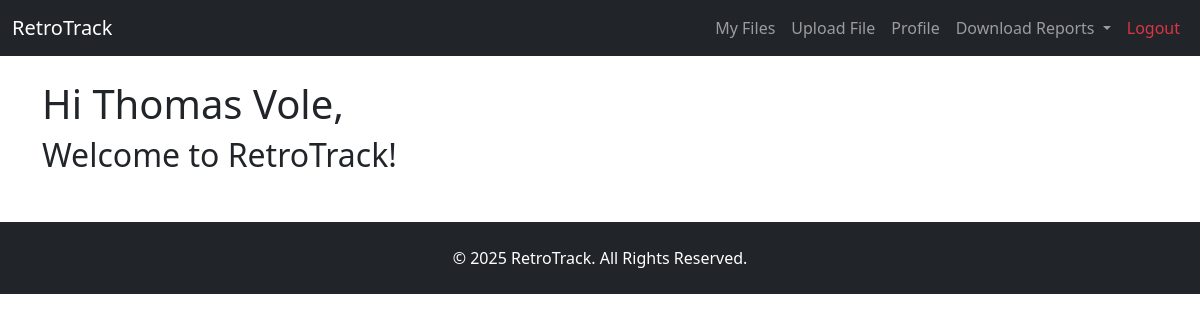
/ (signed in), run on an earlier commit of the app's database.
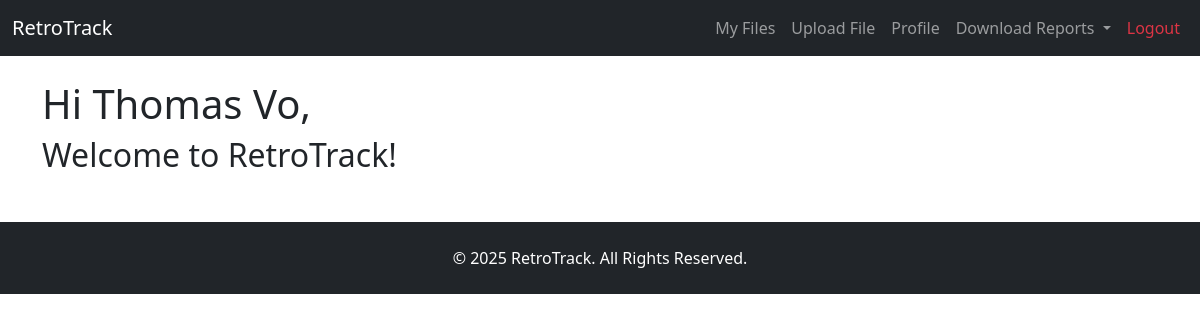
And on a later commit of the database.
### app/models.py (models this page shows, shortened)
class User(db.Model):
    id = db.Column(db.Integer, primary_key=True)
    first_name = db.Column(db.String(100), nullable=False)
    last_name = db.Column(db.String(100), nullable=False)
    email = db.Column(db.String(120), unique=True, nullable=False)
    password = db.Column(db.String(60), nullable=False)

### app/routes.py (the view)
@app.route('/')
def home():
    user = None
    if 'user_id' in session:
        user = User.query.get(session['user_id'])
        if user:
            user_files = File.query.filter_by(user_id=user.id).all()
            session['user_files'] = [{"id": f.id, "filename": f.filename} for f in user_files]
    return render_template('homepage.html', user=user)

### app/routes.py (called while the page is built)
@app.context_processor
def inject_now():
    return {"now": datetime.utcnow()}

@app.context_processor
def inject_user_files():
    if 'user_id' in session:
        files = File.query.filter_by(user_id=session['user_id']).all()
    else:
        files = []
    return dict(user_files=files)

### app/templates/homepage.html (shortened to what this page needs)
{% extends "base.html" %}
{% block content %}
<div class="welcome-container">
    {% if user %}
        <h1>Hi {{ user.first_name }} {{ user.last_name }},</h1>
        <h2>Welcome to RetroTrack!</h2>
    {% else %}
        <h1>Welcome to RetroTrack!</h1>
        <p>Optimizing Routes, Reducing Costs, Delivering Efficiency.</p>
        <p><a class="btn btn-primary" href="{{ url_for('login') }}">Login</a>
        or <a class="btn btn-secondary" href="{{ url_for('register') }}">Register</a></p>
    {% endif %}
</div>
{% endblock %}

What changed in the data, as far as the page shows it:
changed User "Thomas": last_name "Vole" → "Vo"
